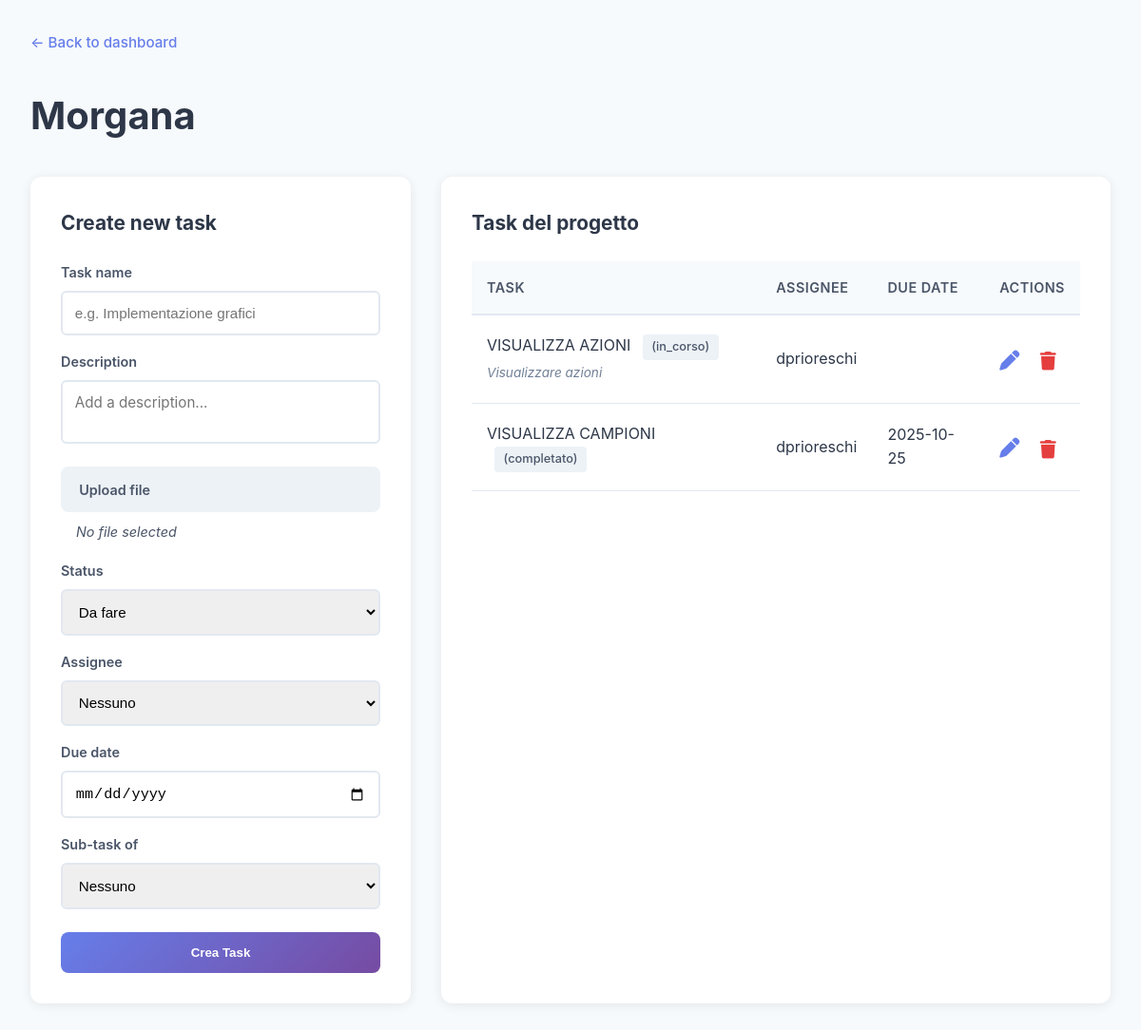
Before: /progetto/1 (signed in) with the older database file.
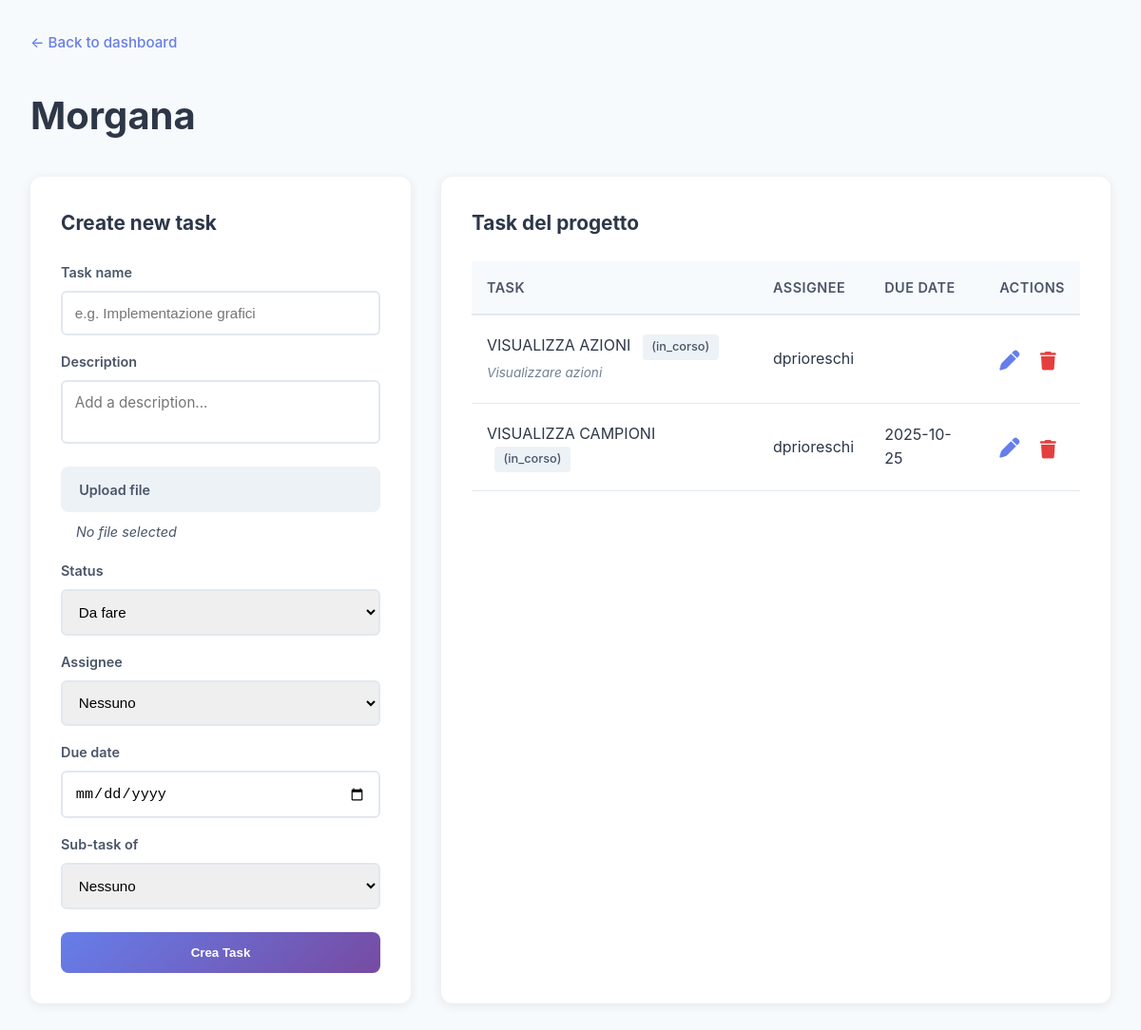
After: the same page with the newer database file.
### tables this page shows
CREATE TABLE progetti (
            id INTEGER PRIMARY KEY AUTOINCREMENT,
            nome TEXT NOT NULL,
            owner_id INTEGER NOT NULL,
            FOREIGN KEY (owner_id) REFERENCES utenti(id)
        );

CREATE TABLE tasks (
            id INTEGER PRIMARY KEY AUTOINCREMENT,
            titolo TEXT NOT NULL,
            descrizione TEXT,
            progetto_id INTEGER NOT NULL,
            parent_id INTEGER,
            autore_id INTEGER NOT NULL,
            stato TEXT NOT NULL,
            assegnato_a INTEGER,
            scadenza TEXT,
            data_creazione TEXT DEFAULT CURRENT_TIMESTAMP,
            FOREIGN KEY (progetto_id) REFERENCES progetti(id),
            FOREIGN KEY (parent_id) REFERENCES tasks(id),
            FOREIGN KEY (autore_id) REFERENCES utenti(id),
            FOREIGN KEY (assegnato_a) REFERENCES utenti(id)
        );

CREATE TABLE utenti (
            id INTEGER PRIMARY KEY AUTOINCREMENT,
            nome TEXT NOT NULL,
            email TEXT UNIQUE NOT NULL,
            password_hash TEXT NOT NULL,
            ruolo TEXT NOT NULL
        );

### app/main.py (the view)
@app.get("/progetto/{progetto_id}", response_class=HTMLResponse)
async def visualizza_progetto(request: Request, progetto_id: int, user_id: str = Cookie(default=None)):
    if not user_id:
        return RedirectResponse("/login", status_code=302)
    db_path = get_db_path()
    conn = sqlite3.connect(db_path)
    c = conn.cursor()
    c.execute("""
        SELECT 1 FROM progetti p
        LEFT JOIN progetti_utenti pu ON p.id = pu.progetto_id
        WHERE p.id = ? AND (p.owner_id = ? OR pu.utente_id = ?)
    """, (progetto_id, user_id, user_id))
    if not c.fetchone():
        conn.close()
        return RedirectResponse("/", status_code=302)
    c.execute("SELECT nome FROM progetti WHERE id = ?", (progetto_id,))
    progetto = c.fetchone()
    if not progetto:
        conn.close()
        return RedirectResponse("/", status_code=302)
    c.execute("""SELECT id, titolo, descrizione, stato, parent_id, assegnato_a, scadenza
                 FROM tasks WHERE progetto_id = ?""", (progetto_id,))
    tasks = []
    for r in c.fetchall():
        tasks.append({
            "id": r[0],
            "titolo": r[1],
            "descrizione": r[2],
            "stato": r[3],
            "parent_id": r[4],
            "assegnato_a": r[5],
            "scadenza": r[6]
        })
    c.execute("""
        SELECT DISTINCT u.id, u.nome FROM utenti u
        INNER JOIN progetti_utenti pu ON u.id = pu.utente_id
        WHERE pu.progetto_id = ?
        UNION
        SELECT u.id, u.nome FROM utenti u
        INNER JOIN progetti p ON u.id = p.owner_id
        WHERE p.id = ?
    """, (progetto_id, progetto_id))
    membri_progetto = [{"id": r[0], "nome": r[1]} for r in c.fetchall()]
    allegati_per_task = {}
    for t in tasks:
        c.execute("SELECT filename, filepath FROM allegati WHERE task_id = ?", (t["id"],))
        allegati = [{"filename": r[0], "filepath": r[1]} for r in c.fetchall()]
        allegati_per_task[t["id"]] = allegati
    conn.close()
    return templates.TemplateResponse("progetto.html", {
        "request": request,
        "progetto_nome": progetto[0],
        "progetto_id": progetto_id,
        "tasks": tasks,
        "membri_progetto": membri_progetto,
        "allegati_per_task": allegati_per_task
    })

### frontend/templates/progetto.html (shortened to what this page needs)
<!DOCTYPE html>
<html lang="it">
<head>
    <link rel="stylesheet" href="/static/style.css">
    <link rel="stylesheet" href="https://cdnjs.cloudflare.com/ajax/libs/font-awesome/6.4.0/css/all.min.css">
</head>
<body>
    <div class="project-details-container">
        <nav class="back-nav">
            <a href="/">← Back to dashboard</a>
        </nav>
        <h1 class="project-title">{{ progetto_nome }}</h1>
        <div class="dashboard-project-split">
            <div class="project-tasks-create-panel">
                <h2 class="section-title">Create new task</h2>
                <form method="post" action="/crea_task" enctype="multipart/form-data" class="create-task-form">
                    <label for="titolo">Task name</label>
                    <input type="text" name="titolo" placeholder="e.g. Implementazione grafici" required>
                    <label for="descrizione">Description</label>
                    <textarea name="descrizione" placeholder="Add a description..."></textarea>
                   <label for="allegato" class="custom-file-upload">Upload file</label>
                    <span id="file-name" class="file-name-display">No file selected</span>
                    <label for="stato">Status</label>
                    <select name="stato">
                        <option value="da_fare">Da fare</option>
                    </select>
                    <label for="assegnato_a">Assignee</label>
                    <select name="assegnato_a">
                        <option value="">Nessuno</option>
                    </select>
                    <label for="scadenza">Due date</label>
                    <input type="date" name="scadenza">
                    <label for="parent_id">Sub-task of</label>
                    <select name="parent_id">
                        <option value="">Nessuno</option>
                    </select>
                    <button type="submit" class="btn-accent">Crea Task</button>
                </form>
            </div>
            <div class="project-tasks-list-panel">
                <h2 class="section-title">Task del progetto</h2>
                <table class="table-tasks">
                    <thead>
                        <tr>
                            <th>Task</th>
                            <th>Assignee</th>
                            <th>Due Date</th>
                            <th>Actions</th>
                        </tr>
                    </thead>
                    <tbody>
                        {% for task in tasks %}
                        <tr>
                            <td>
                                {{ task.titolo }}
                                <span class="task-status">({{ task.stato }})</span>
                                {% if task.descrizione %}
                                    <br><span class="task-description">{{ task.descrizione }}</span>
                                {% endif %}
                            </td>
                            <td>
                                {% if task.assegnato_a %}
                                    {% for membro in membri_progetto %}
                                        {% if membro.id == task.assegnato_a %}
                                            {{ membro.nome }}
                                        {% endif %}
                                    {% endfor %}
                                {% else %}
                                    Nessuno
                                {% endif %}
                            </td>
                            <td>
                                {% if task.scadenza %}
                                    {{ task.scadenza }}
                                {% endif %}
                            </td>
                            <td>
                                <a href="/modifica_task/{{ task.id }}?progetto_id={{ progetto_id }}" class="icon-edit" title="Modifica">
                                    <i class="fas fa-pen"></i>
                                </a>
                                <form method="post" action="/elimina_task" style="display:inline;">
                                    <button type="submit" class="icon-delete" title="Elimina" onclick="return confirm('Sei sicuro di voler eliminare questo task e tutti i suoi subtasks?');">
                                        <i class="fas fa-trash"></i>
                                    </button>
                                </form>
                            </td>
                        </tr>
                        {% else %}
                        <tr>
                            <td colspan="4">Nessun task trovato</td>
                        </tr>
                        {% endfor %}
                    </tbody>
                </table>
            </div>
        </div>
    </div>
</body>
</html>

### frontend/static/style.css (style rules this page uses)
* { margin: 0; padding: 0; box-sizing: border-box; }
body { font-family: 'Inter', -apple-system, BlinkMacSystemFont, 'Segoe UI', Roboto, Oxygen, Ubuntu, Cantarell, sans-serif; background: linear-gradient(135deg, #667eea 0%, #764ba2 100%); min-height: 100vh; color: #2d3748; line-height: 1.6; }
a { color: #25b7ff; text-decoration: none; transition: color 0.3s ease; }
.icon-edit i, .icon-delete i { font-size: 1.1em; vertical-align: middle; pointer-events: none; }
.create-task-form textarea { font-family: inherit; font-size: 1rem; }
textarea { font-family: inherit; resize: none; }
.project-details-container { min-height: 100vh; background: #f7fafc; padding: 2rem; }
.back-nav { max-width: 1400px; margin: 0 auto 2rem; }
.back-nav a { color: #667eea; font-weight: 500; font-size: 0.95rem; display: inline-flex; align-items: center; transition: color 0.3s ease; }
.project-title { max-width: 1400px; margin: 0 auto 2rem; font-size: 2.5rem; color: #2d3748; font-weight: 700; }
.dashboard-project-split { max-width: 1400px; margin: 0 auto; display: grid; grid-template-columns: 400px 1fr; gap: 2rem; }
.project-tasks-create-panel { background: white; padding: 2rem; border-radius: 12px; box-shadow: 0 2px 12px rgba(0, 0, 0, 0.08); height: fit-content; }
.section-title { font-size: 1.3rem; color: #2d3748; font-weight: 700; margin-bottom: 1.5rem; }
.create-task-form label { display: block; margin-top: 1rem; margin-bottom: 0.5rem; color: #4a5568; font-weight: 600; font-size: 0.9rem; }
.create-task-form input, .create-task-form select, .create-task-form textarea { width: 100%; padding: 0.8rem; border: 2px solid #e2e8f0; border-radius: 6px; font-size: 0.95rem; transition: border-color 0.3s ease; }
.btn-accent { width: 100%; margin-top: 1.5rem; padding: 0.9rem; background: linear-gradient(135deg, #667eea 0%, #764ba2 100%); color: white; border: none; border-radius: 8px; font-weight: 600; cursor: pointer; transition: all 0.3s ease; }
.project-tasks-list-panel { background: white; padding: 2rem; border-radius: 12px; box-shadow: 0 2px 12px rgba(0, 0, 0, 0.08); }
.table-tasks { width: 100%; border-collapse: collapse; margin-top: 1rem; }
.table-tasks thead { background: #f7fafc; border-bottom: 2px solid #e2e8f0; }
.table-tasks th { padding: 1rem; text-align: left; font-weight: 600; color: #4a5568; font-size: 0.9rem; text-transform: uppercase; letter-spacing: 0.5px; }
.table-tasks td { padding: 1.2rem 1rem; border-bottom: 1px solid #e2e8f0; }
.table-tasks tbody tr { transition: background 0.2s ease; }
.task-status { display: inline-block; padding: 0.2rem 0.6rem; background: #edf2f7; color: #4a5568; border-radius: 4px; font-size: 0.8rem; font-weight: 500; margin-left: 0.5rem; }
.task-description { font-size: 0.85rem; color: #718096; font-style: italic; }
.icon-edit { color: #667eea; margin-right: 1rem; font-size: 1.2rem; transition: color 0.3s ease; }
.icon-delete { background: transparent; border: none; color: #e53e3e; font-size: 1.1rem; cursor: pointer; transition: color 0.3s ease; }
.custom-file-upload { display: inline-block; padding: 0.8rem 1.2rem; background: #edf2f7; color: #4a5568; border-radius: 8px; font-weight: 600; cursor: pointer; transition: all 0.3s ease; font-size: 0.95rem; }
.file-name-display { margin-left: 1rem; font-size: 0.9rem; color: #4a5568; font-style: italic; }

Changed rows visible on the page:
changed tasks "VISUALIZZA CAMPIONI": stato "completato" → "in_corso"
